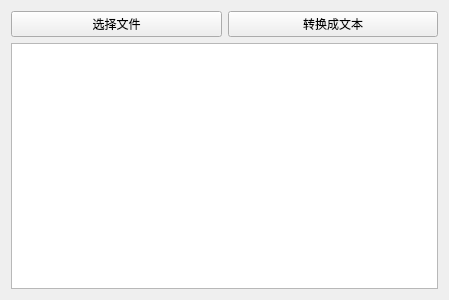
<?xml version="1.0" encoding="UTF-8"?>
<ui version="4.0">
 <class>form_main</class>
 <widget class="QWidget" name="form_main">
  <property name="geometry">
   <rect>
    <x>0</x>
    <y>0</y>
    <width>449</width>
    <height>300</height>
   </rect>
  </property>
  <property name="windowTitle">
   <string>有道语音助手</string>
  </property>
  <layout class="QGridLayout" name="gridLayout">
   <property name="sizeConstraint">
    <enum>QLayout::SetDefaultConstraint</enum>
   </property>
   <item row="1" column="0" colspan="2">
    <widget class="QTextBrowser" name="tb_result">
     <property name="openExternalLinks">
      <bool>false</bool>
     </property>
     <property name="openLinks">
      <bool>false</bool>
     </property>
    </widget>
   </item>
   <item row="0" column="0">
    <widget class="QPushButton" name="pb_open_file">
     <property name="text">
      <string>选择文件</string>
     </property>
    </widget>
   </item>
   <item row="0" column="1">
    <widget class="QPushButton" name="pb_transfer_to_text">
     <property name="text">
      <string>转换成文本</string>
     </property>
    </widget>
   </item>
  </layout>
 </widget>
 <resources/>
 <connections/>
</ui>
